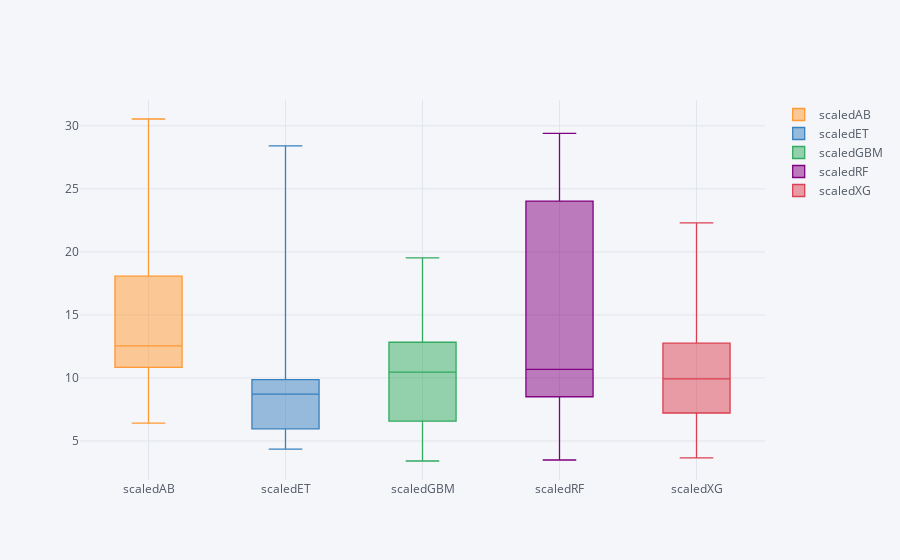

Write notebook code for a chart like this one.
### Code cell
sg.iplot(kind='box')

### Figure 1 — Plotly figure (JSON) as saved in the notebook; plotly's stock layout.template omitted (floating-point values rounded to 4 significant figures)
{"data": [{"boxpoints": false, "line": {"width": 1.3}, "marker": {"color": "rgba(255, 153, 51, 1.0)"}, "name": "scaledAB", "type": "box", "y": [11.2, 13.03, 30.54, 24.2, 10.08, 18.07, 17.71, 6.417, 10.85, 12.07]}, {"boxpoints": false, "line": {"width": 1.3}, "marker": {"color": "rgba(55, 128, 191, 1.0)"}, "name": "scaledET", "type": "box", "y": [5.965, 5.658, 28.41, 13.71, 7.952, 9.661, 9.482, 4.36, 9.866, 6.868]}, {"boxpoints": false, "line": {"width": 1.3}, "marker": {"color": "rgba(50, 171, 96, 1.0)"}, "name": "scaledGBM", "type": "box", "y": [5.6, 8.763, 19.52, 13.7, 7.605, 12.15, 12.25, 3.415, 12.83, 6.571]}, {"boxpoints": false, "line": {"width": 1.3}, "marker": {"color": "rgba(128, 0, 128, 1.0)"}, "name": "scaledRF", "type": "box", "y": [9.583, 8.832, 29.41, 24.03, 13.47, 24.79, 11.77, 3.494, 8.51, 6.79]}, {"boxpoints": false, "line": {"width": 1.3}, "marker": {"color": "rgba(219, 64, 82, 1.0)"}, "name": "scaledXG", "type": "box", "y": [5.085, 9.354, 21.36, 22.3, 7.222, 12.76, 12.29, 3.655, 10.51, 8.456]}], "layout": {"legend": {"bgcolor": "#F5F6F9", "font": {"color": "#4D5663"}}, "paper_bgcolor": "#F5F6F9", "plot_bgcolor": "#F5F6F9", "titlefont": {"color": "#4D5663"}, "xaxis1": {"gridcolor": "#E1E5ED", "showgrid": true, "tickfont": {"color": "#4D5663"}, "title": "", "titlefont": {"color": "#4D5663"}, "zerolinecolor": "#E1E5ED"}, "yaxis1": {"gridcolor": "#E1E5ED", "showgrid": true, "tickfont": {"color": "#4D5663"}, "title": "", "titlefont": {"color": "#4D5663"}, "zerolinecolor": "#E1E5ED"}}}
